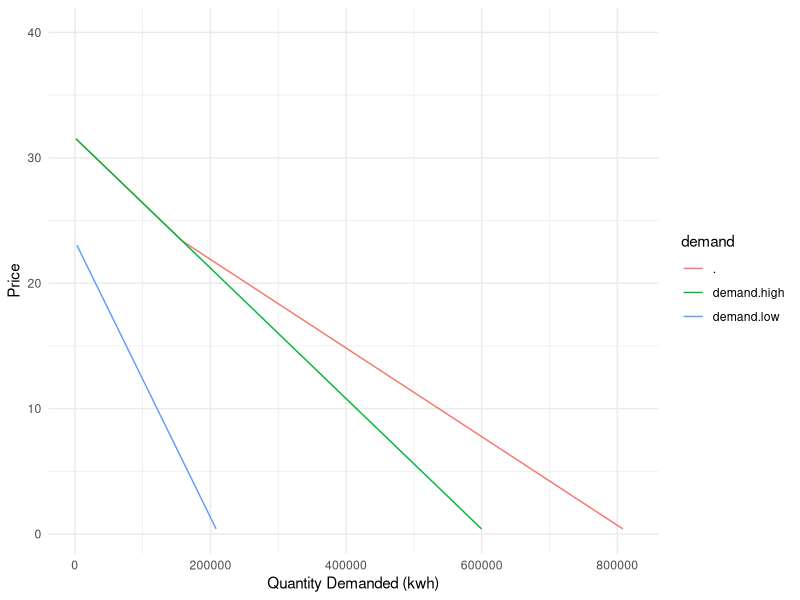
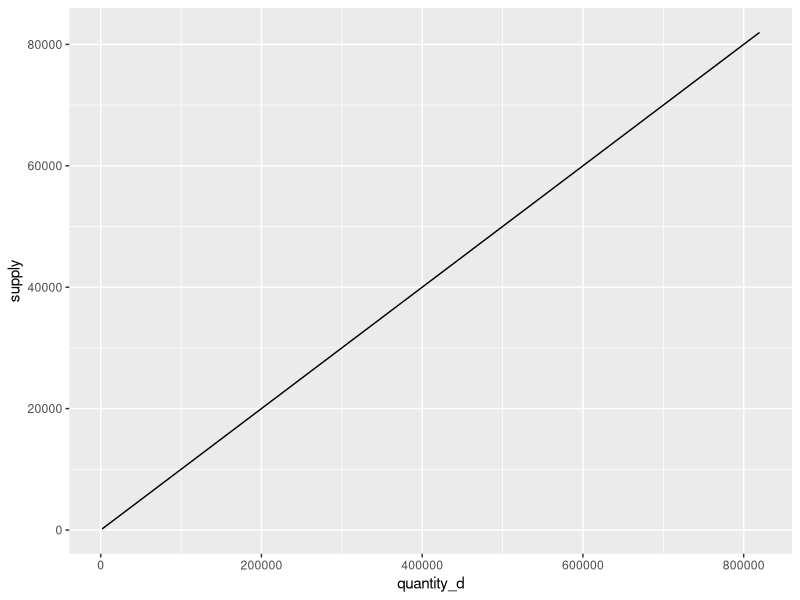

R code for these plots, in order:
## ---- chunk 1
knitr::opts_chunk$set(echo = TRUE)

library(tidyverse)
library(here)

options(scipen = 999)
## ---- chunk 2
# read in the data
data <- read_csv(here('data/HW3_data.csv')) %>% 
  select(!1) 

# perform a linear fit
low.model <- lm(Price_Cents ~ Q_Low_Kwh, data)
high.model <- lm(Price_Cents ~ Q_High_Kwh, data)
## ---- chunk 3
# convert price to demand
demand <- function(price, model) {
  q <- (price - model$coefficients[[1]]) / model$coefficients[[2]]
  q <- ifelse(q < 0, 0, q)
  return(q)
}

# calculate aggregate demand
demand_agg <- function(price) {
  q <- demand(price, low.model) + demand(price, high.model)
  return(q)
}

# calculate consumer surplus
cs <- function(price, model) {
  q <- demand(price, model)
  cs <- 0.5 * (model$coefficients[[1]]) / model
  return(cs)
}

# aggregate consumer surplus
cs_agg <- function(price){
  cs <- cs(price, low.model) + cs(price, model.high)
  return(cs)
}
## ---- chunk 4
# function that converts quantity in lbs to metric tons and returns mec
mec <- function(q, p){
  q_ton <- q / 2204.62
  p_kwh <- q_ton * p
  return(p_kwh)
}

round(mec(0.85, 51), 4)
## ---- chunk 5
price <- seq(0, 40, length.out = 100)
agg_demand <- demand_agg(price) %>% 
  as.data.frame() %>% 
  cbind(price) %>% 
  mutate(demand.low = demand(price, low.model),
         demand.high = demand(price, high.model)) %>% 
  pivot_longer(c(., demand.low, demand.high),
               names_to = 'demand',
               values_to = 'quantity_d') 

agg_demand[agg_demand == 0] <- NA

supply <- agg_demand %>% 
  select(demand, quantity_d) %>% 
  filter(demand == '.') %>% 
  mutate(supply = 0.1 * quantity_d)


ggplot(agg_demand) +
  geom_line(aes(x = quantity_d, y = price, color = demand)) +
  theme_minimal() +
  labs(x = "Quantity Demanded (kwh)", y = "Price")

ggplot(supply) +
  geom_line(aes(x = quantity_d, y = supply))  
